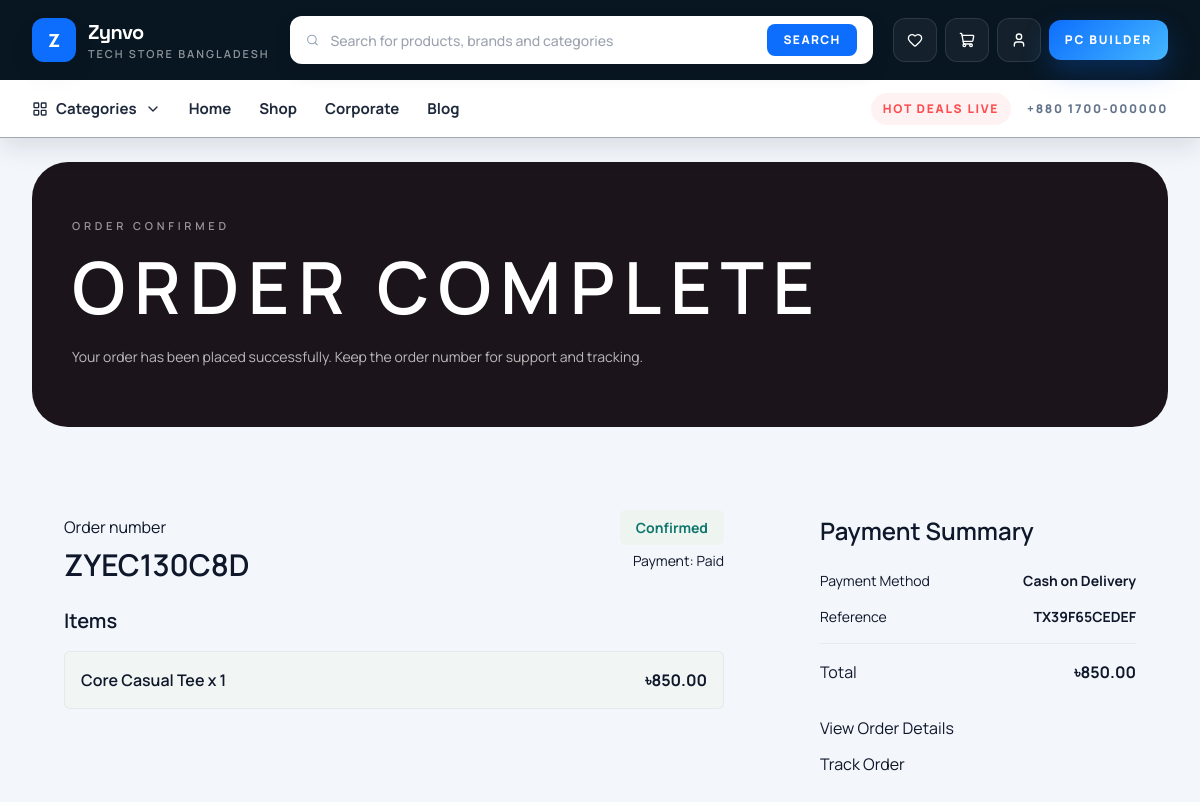
Page /orders/payment/ZYEC130C8D/complete/ (signed in) on the committed database.
### core/models.py (models this page shows, shortened)
class SingletonModel(models.Model):
    class Meta:
        abstract = True
    @classmethod
    def load(cls):
        obj, _ = cls.objects.get_or_create(pk=1)
        return obj

class SiteSettings(SingletonModel):
    site_name = models.CharField(max_length=100, default='Zynvo')
    tagline = models.CharField(max_length=150, default='Smart living, curated beautifully.')
    support_phone = models.CharField(max_length=30, default='+880 1700-000000')
    support_email = models.EmailField(default='support@zynvo.com')
    address = models.CharField(max_length=255, default='Dhaka, Bangladesh')
    copyright_text = models.CharField(max_length=255, default='© 2026 Zynvo Ltd. All Rights Reserved')
    hero_title = models.CharField(max_length=140, default='Elevate your everyday with Zynvo')
    hero_subtitle = models.CharField(
        max_length=255,
        default='Discover hand-picked lifestyle, fashion, and gadget essentials with fast delivery.',
    )
    announcement_text = models.CharField(max_length=255, default='Free shipping on orders over ৳3000')
    corporate_cta_title = models.CharField(max_length=140, default='Become Our Corporate Partner')
    corporate_cta_url = models.CharField(max_length=255, default='/corporate/')
    facebook_url = models.URLField(blank=True)
    instagram_url = models.URLField(blank=True)
    youtube_url = models.URLField(blank=True)
    linkedin_url = models.URLField(blank=True)

### orders/models.py (models this page shows, shortened)
class Order(models.Model):
    STATUS_CHOICES = [
        ('pending', 'Pending'),
        ('awaiting_payment', 'Awaiting Payment'),
        ('confirmed', 'Confirmed'),
        ('processing', 'Processing'),
        ('shipped', 'Shipped'),
        ('delivered', 'Delivered'),
        ('cancelled', 'Cancelled'),
    ]
    PAYMENT_METHOD_CHOICES = [
        ('cod', 'Cash on Delivery'),
        ('bkash', 'bKash / Mobile Banking'),
        ('stripe', 'Stripe'),
        ('paypal', 'PayPal'),
        ('bank', 'Bank Transfer'),
    ]
    PAYMENT_STATUS_CHOICES = [
        ('unpaid', 'Unpaid'),
        ('pending', 'Pending Verification'),
        ('paid', 'Paid'),
        ('failed', 'Failed'),
    ]
    user = models.ForeignKey(settings.AUTH_USER_MODEL, on_delete=models.SET_NULL, null=True, blank=True)
    address = models.ForeignKey(Address, on_delete=models.SET_NULL, null=True)
    order_number = models.CharField(max_length=20, unique=True)
    subtotal = models.DecimalField(max_digits=10, decimal_places=2, default=0)
    discount = models.DecimalField(max_digits=10, decimal_places=2, default=0)
    total = models.DecimalField(max_digits=10, decimal_places=2, default=0)
    coupon_code = models.CharField(max_length=40, blank=True)
    reward_points_used = models.PositiveIntegerField(default=0)
    reward_points_earned = models.PositiveIntegerField(default=0)
    status = models.CharField(max_length=20, choices=STATUS_CHOICES, default='pending')
    payment_method = models.CharField(max_length=20, choices=PAYMENT_METHOD_CHOICES, default='cod')
    payment_status = models.CharField(max_length=20, choices=PAYMENT_STATUS_CHOICES, default='unpaid')
    customer_note = models.TextField(blank=True)
    created_at = models.DateTimeField(auto_now_add=True)
    class Meta:
        ordering = ['-created_at']
    def get_absolute_url(self):
        return reverse('orders:detail', args=[self.order_number])

class OrderItem(models.Model):
    order = models.ForeignKey(Order, on_delete=models.CASCADE, related_name='items')
    product = models.ForeignKey(Product, on_delete=models.SET_NULL, null=True)
    variant = models.ForeignKey(ProductVariant, on_delete=models.SET_NULL, null=True, blank=True)
    product_name = models.CharField(max_length=180)
    sku = models.CharField(max_length=60)
    quantity = models.PositiveIntegerField(default=1)
    unit_price = models.DecimalField(max_digits=10, decimal_places=2)
    total_price = models.DecimalField(max_digits=10, decimal_places=2)

class PaymentTransaction(models.Model):
    STATUS_CHOICES = [
        ('initiated', 'Initiated'),
        ('success', 'Success'),
        ('failed', 'Failed'),
        ('pending', 'Pending'),
    ]
    order = models.ForeignKey(Order, on_delete=models.CASCADE, related_name='payments')
    provider = models.CharField(max_length=30)
    reference = models.CharField(max_length=80, unique=True)
    amount = models.DecimalField(max_digits=10, decimal_places=2)
    status = models.CharField(max_length=20, choices=STATUS_CHOICES, default='initiated')
    payload = models.JSONField(default=dict, blank=True)
    created_at = models.DateTimeField(auto_now_add=True)
    class Meta:
        ordering = ['-created_at']

### orders/views.py (the view)
# urls.py: path('payment/<str:order_number>/complete/', views.payment_complete, name='payment_complete'),
def payment_complete(request, order_number):
    order = _get_accessible_order(request, order_number, include_payments=True)
    return render(request, 'orders/payment_complete.html', {'order': order, 'latest_payment': order.payments.first()})

### accounts/context_processors.py (called while the page is built)
def account_context(request):
    if not request.user.is_authenticated:
        return {
            'wishlist_count': 0,
            'wishlist_product_ids': set(),
        }
    wishlist_items = WishlistItem.objects.filter(user=request.user).values_list('product_id', flat=True)
    wishlist_product_ids = set(wishlist_items)
    return {
        'wishlist_count': len(wishlist_product_ids),
        'wishlist_product_ids': wishlist_product_ids,
    }

### catalog/models.py (called while the page is built)
    def get_absolute_url(self):
        return reverse('catalog:category_detail', args=[self.slug])

### orders/cart_utils.py (called while the page is built, shortened)
def _user_cart(request):
    if not getattr(request, 'user', None) or not request.user.is_authenticated:
        return None
    cart, _ = Cart.objects.get_or_create(user=request.user)
    session_cart = request.session.get('cart') or {}
    return cart

def get_cart_items(request):
    from catalog.models import Product, ProductVariant
    user_cart = _user_cart(request)
    if user_cart:
        items = []
        subtotal = Decimal('0.00')
        stale_ids = []
        cart_items = user_cart.items.select_related('product', 'variant', 'product__category')
        if stale_ids:
            CartItem.objects.filter(id__in=stale_ids).delete()
        return items, subtotal

def get_cart_coupon(request):
    code = request.session.get('cart_coupon_code')
    if not code:
        return None

def get_cart_reward_points(request):
    try:
        points = int(request.session.get('cart_reward_points') or 0)
    except (TypeError, ValueError):
        request.session.pop('cart_reward_points', None)
        request.session.modified = True
        return 0
    return max(points, 0)

def calculate_discount(subtotal, coupon=None):
    subtotal = Decimal(subtotal or 0)
    if not coupon:
        return Decimal('0.00')

### orders/context_processors.py (called while the page is built)
def cart_context(request):
    items, subtotal = get_cart_items(request)
    coupon = get_cart_coupon(request)
    reward_points = get_cart_reward_points(request)
    totals = build_cart_totals(subtotal, coupon=coupon, reward_points=reward_points)
    return {
        'cart_items': items,
        'cart_subtotal': subtotal,
        'cart_count': sum(item['quantity'] for item in items),
        'cart_coupon': coupon,
        'cart_reward_points': reward_points,
        'cart_totals': totals,
    }

### templates/orders/payment_complete.html (shortened to what this page needs)
{% extends 'base.html' %}
{% block content %}
<section class="px-4 py-6 lg:px-8">
  <div class="mx-auto max-w-7xl rounded-[36px] bg-[#1b141a] px-6 py-14 text-white shadow-panel md:px-10">
    <p class="text-[11px] font-semibold uppercase tracking-[0.34em] text-white/55">Order confirmed</p>
    <h1 class="mt-4 font-brand text-5xl font-semibold uppercase tracking-[0.12em] md:text-7xl">Order Complete</h1>
    <p class="mt-5 max-w-2xl text-sm leading-7 text-white/70">Your order has been placed successfully. Keep the order number for support and tracking.</p>
  </div>
</section>
<section class="px-4 pb-16 pt-8 lg:px-8">
  <div class="mx-auto grid max-w-7xl gap-8 lg:grid-cols-[minmax(0,1fr)_380px]">
    <div class="aura-card p-6 md:p-8">
      <div class="mb-6 flex flex-col gap-4 sm:flex-row sm:items-start sm:justify-between">
        <div>
          <p class="premium-kicker">Order number</p>
          <h2 class="mt-2 text-3xl font-semibold text-ink">{{ order.order_number }}</h2>
        </div>
        <div class="sm:text-right">
          <span class="rounded-md bg-[#eef4f0] px-4 py-2 text-sm font-bold text-[#0f766e]">{{ order.get_status_display }}</span>
          <div class="mt-3 text-sm text-stone">Payment: {{ order.get_payment_status_display }}</div>
        </div>
      </div>
      <h3 class="mb-4 text-xl font-semibold text-ink">Items</h3>
      <div class="grid gap-3">
        {% for item in order.items.all %}
        <div class="flex items-center justify-between gap-4 rounded-md border border-black/5 bg-[#f1f5f3] p-4">
          <span class="font-semibold text-ink">{{ item.product_name }} x {{ item.quantity }}</span>
          <strong>&#2547;{{ item.total_price }}</strong>
        </div>
        {% endfor %}
      </div>
    </div>
    <aside class="aura-card p-6 md:p-8">
      <h2 class="text-2xl font-semibold text-ink">Payment Summary</h2>
      <div class="mt-6 grid gap-4 text-sm text-stone">
        <div class="flex justify-between gap-4"><span>Payment Method</span><strong class="text-ink">{{ order.get_payment_method_display }}</strong></div>
        {% if latest_payment %}<div class="flex justify-between gap-4"><span>Reference</span><strong class="text-ink">{{ latest_payment.reference }}</strong></div>{% endif %}
        <div class="flex justify-between gap-4 border-t border-black/5 pt-4 text-base"><span>Total</span><strong class="text-rosewood">&#2547;{{ order.total }}</strong></div>
      </div>
      <div class="mt-8 grid gap-3">
        <a href="{{ order.get_absolute_url }}" class="btn btn-primary">View Order Details</a>
        <a href="{% url 'orders:tracking' %}" class="btn btn-outline-primary">Track Order</a>
      </div>
    </aside>
  </div>
</section>
{% endblock %}

### templates/includes/header.html (shortened to what this page needs)
<header class="sticky top-0 z-50 border-b border-slate-200/70 bg-[#081621] shadow-[0_10px_24px_rgba(8,22,33,.10)]">
  <div class="mx-auto max-w-7xl px-4 lg:px-8">
    <div class="flex items-center gap-3 py-3 lg:gap-5 lg:py-4">
      <a href="{% url 'core:home' %}" class="flex shrink-0 items-center gap-3">
        <span class="grid h-11 w-11 place-items-center rounded-xl2 bg-primary text-lg font-extrabold text-white shadow-card">Z</span>
        <div class="hidden sm:block">
          <p class="font-display text-xl font-bold tracking-[-0.03em] text-white">{{ site_settings.site_name }}</p>
          <p class="text-[11px] font-semibold uppercase tracking-[0.18em] text-white/55">Tech store Bangladesh</p>
        </div>
      </a>
      <div class="relative hidden flex-1 md:block">
        <form action="{% url 'catalog:shop' %}" method="get" class="flex h-12 items-center rounded-xl2 bg-white px-4 shadow-[0_8px_18px_rgba(15,23,42,.14)]">
          <i data-lucide="search" class="h-4 w-4 text-slate-400"></i>
          <input id="instantSearchInput" type="search" name="q" placeholder="Search for products, brands and categories" class="h-full w-full bg-transparent px-3 text-sm font-medium text-slate-900 outline-none">
          <button type="submit" class="rounded-lg bg-primary px-4 py-2 text-xs font-extrabold uppercase tracking-[0.12em] text-white transition duration-300 hover:bg-blue-700">Search</button>
        </form>
      </div>
      <div class="flex shrink-0 items-center gap-2">
        <a href="{% if request.user.is_authenticated %}{% url 'accounts:wishlist' %}{% else %}{% url 'accounts:login' %}{% endif %}" class="js-wishlist-link relative inline-flex h-11 w-11 items-center justify-center rounded-xl2 border border-white/10 bg-white/5 text-white transition duration-300 hover:border-white/30 hover:bg-white/10">
          <i data-lucide="heart" class="h-4 w-4"></i>
        </a>
        <a href="{% url 'orders:cart' %}" class="relative inline-flex h-11 w-11 items-center justify-center rounded-xl2 border border-white/10 bg-white/5 text-white transition duration-300 hover:border-white/30 hover:bg-white/10">
          <i data-lucide="shopping-cart" class="h-4 w-4"></i>
        </a>
        <div class="relative hidden md:block" id="accountMenuWrap">
          <button id="accountMenuToggle" type="button" class="inline-flex h-11 w-11 items-center justify-center rounded-xl2 border border-white/10 bg-white/5 text-white transition duration-300 hover:border-white/30 hover:bg-white/10" aria-expanded="false">
            <i data-lucide="user" class="h-4 w-4"></i>
          </button>
        </div>
        <a href="{% url 'catalog:shop' %}?sort=latest" class="hidden rounded-xl2 bg-[linear-gradient(135deg,#0d6efd,#44b7ff)] px-4 py-3 text-xs font-extrabold uppercase tracking-[0.15em] text-white shadow-[0_12px_28px_rgba(13,110,253,.26)] transition duration-300 hover:-translate-y-0.5 lg:inline-flex">
          PC Builder
        </a>
      </div>
    </div>
  </div>
  <div class="border-t border-white/10 bg-white">
    <div class="mx-auto hidden max-w-7xl items-center gap-7 px-4 py-3 text-[15px] font-bold text-slate-800 lg:flex lg:px-8">
      <div class="group relative">
        <button id="megaMenuToggle" type="button" class="flex items-center gap-2 transition duration-300 hover:text-primary" aria-expanded="false">
          <i data-lucide="layout-grid" class="h-4 w-4"></i>
          Categories
          <i data-lucide="chevron-down" class="h-4 w-4"></i>
        </button>
      </div>
      <a href="{% url 'core:home' %}" class="transition duration-300 hover:text-primary">Home</a>
      <a href="{% url 'catalog:shop' %}" class="transition duration-300 hover:text-primary">Shop</a>
      <a href="{% url 'core:corporate' %}" class="transition duration-300 hover:text-primary">Corporate</a>
      <a href="{% url 'core:blog_index' %}" class="transition duration-300 hover:text-primary">Blog</a>
      <div class="ml-auto flex items-center gap-4 text-xs font-extrabold uppercase tracking-[0.14em] text-slate-500">
        <span class="rounded-full bg-red-50 px-3 py-2 text-accent">Hot deals live</span>
        <span>{{ site_settings.support_phone }}</span>
      </div>
    </div>
  </div>
</header>

### static/css/styles.css (style rules this page uses)
:root { --radius: 12px; --transition: .3s ease; }
body { background: #f2f4f8; }
.form-control, .form-select, input[type="text"], input[type="email"], input[type="number"], input[type="search"], select, textarea { border-radius: 12px; }

### rows in the picture
SiteSettings: site_name "Zynvo", support_phone "+880 1700-000000"
Order: order_number "ZYEC130C8D", status "Confirmed", payment_status "Paid", payment_method "Cash on Delivery", total "850.00"
OrderItem: product_name "Core Casual Tee", quantity "1", total_price "850.00"
PaymentTransaction: reference "TX39F65CEDEF"
